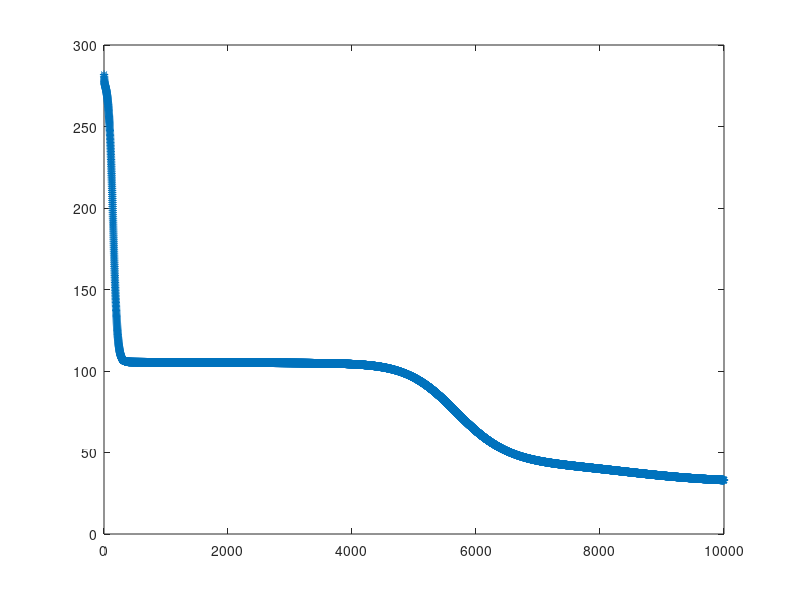
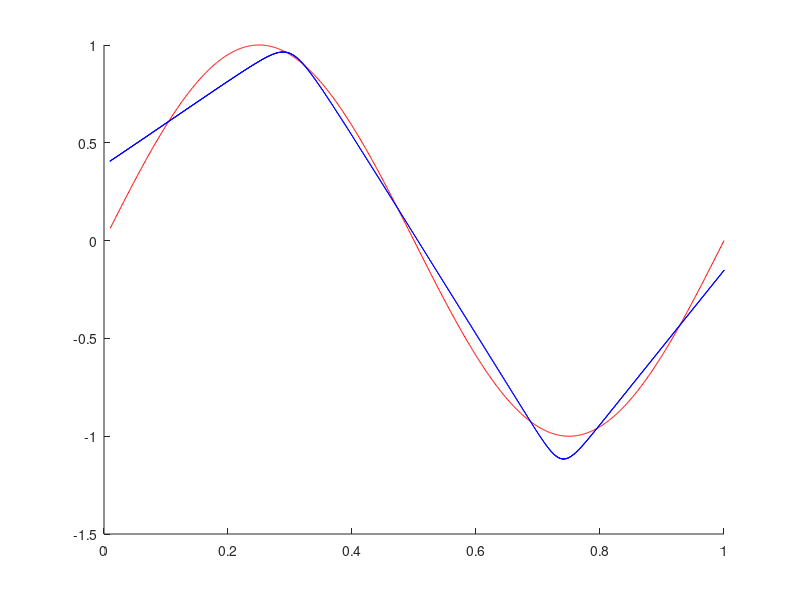

These figures' MATLAB source, in order:
%%% Optimization for (shallow) neural networks:
%%% Regression

%%% generate some data for a regression problem (noisy sine) and visualize  

x = (0.01:0.001:1)';
d = size(x,2);
n = numel(x);
xi = 0.25 * randn(n, 1);
y = sin(x*2*pi) + xi;

plot(x, y, '*')

%%% Setting up 

L = 10;%%% number of hidden layers
%lambda = 0;
lambda = 0.0001; %%% parameter weight decay

% activation function used at the output layer
sigma2 = @(x) x; % identity --- since we are in the regression setting
Dsigma2 = @(x) ones(numel(x), 1); % derivative is the identity map 

%%% The RELU function is not smooth, hence we used a smooth approximation
%%% so gradient descent can be applied. 
mu = 0.03;
sigma1 = @(x) (mu * log(exp(x / mu) + 1) - mu*log(2)); % smoothing of RELU function

% visual verification of the approximation
%grx = -3:0.01:3;
%plot(grx, sigma1(grx), '-', 'LineWidth', 4)

% derivative of sigma1
Dsigma1 = @(x) exp(x/mu)./(1 + exp(x/mu));

%%%%%%%%%%%%%%%%%%%%%%%%%%%%%%%%%%%%%%%%%%%%%%%%%%%%%%%%%%%%%%%%%%%%%%%%%%%
%%% Actual Optimization
%%%%%%%%%%%%%%%%%%%%%%%%%%%%%%%%%%%%%%%%%%%%%%%%%%%%%%%%%%%%%%%%%%%%%%%%%%%

maxiter = 10000;
fvals = zeros(maxiter, 1);

% initialization 
Xtilde = [ones(n, 1) x]; 
Wtilde = randn(d+1, L) * 0.1;
wtilde = randn(L+1,1) * 0.1;

Xtildet_bdiag = kron(eye(L), Xtilde');

% function for generating the first hidden layer 
z1 = @(Wtilde) Xtilde * Wtilde;

% function for generating the second hidden layer 
z2 = @(Htilde, wtilde) Htilde * wtilde;  

% loss
loss = @(yhat) sum(0.5*(yhat - y).^2);
Dloss = @(yhat) (yhat - y);

% function evaluation (forward propagation)
Z1cur = z1(Wtilde);
Htilde = [ones(n,1) sigma1(Z1cur)];
z2cur = z2(Htilde, wtilde);
yhat = sigma2(z2cur);
iter = 1;
fvals(iter) = mean(loss(yhat)) + ((lambda/2) * sum(wtilde(2:end).^2) + (lambda/2) * sum(sum(Wtilde(2:end,:).^2)));

% gradient descent step-size 
stepsize = 0.1;

while iter < maxiter

    % compute gradient (back propagation)
    dL = Dloss(yhat);
    dsigma2 = Dsigma2(z2cur);
    weights = (dL .* dsigma2);
    grad_wtilde = (Htilde' *  weights/ n) + lambda * [0; wtilde(2:(L+1))];
    
    grad_Wtilde_p1 = (repmat(weights, [1 L]) .* Dsigma1(Z1cur)) .* (repmat(wtilde(2:(L+1)), [1 n])');
    grad_Wtilde_p2 =  Xtildet_bdiag  * grad_Wtilde_p1(:);
    grad_Wtilde = reshape(grad_Wtilde_p2, [(d+1) L])/n + lambda * [zeros(1, L);Wtilde(2:end,:)];
    % gradient update 
    %stepsize = min(0.1, 1/iter);
    wtilde = wtilde - stepsize * grad_wtilde;
    Wtilde = Wtilde - stepsize * grad_Wtilde;
    % compute function value (forward propagation)
    Z1cur = z1(Wtilde);
    Htilde = [ones(n,1) sigma1(Z1cur)];
    z2cur = z2(Htilde, wtilde);
    yhat = sigma2(z2cur);
    iter = iter + 1;
    fvals(iter) = mean(loss(yhat)) + ((lambda/2) * sum(wtilde(2:end).^2) +  (lambda/2) * sum(sum(Wtilde(2:end,:).^2)));

  
end

plot(fvals, '-*')

%%% visualize function learned

figure 
hold on
plot(x, sin(x*2*pi), '-r')
plot(x, yhat, '*', 'MarkerSize', .5, 'Color', 'blue')

%%%%%%%%%%%%%%%%%%%%%%%%%%%%%%%%%%%%%%%%%%%%%%%%%%%%%%%%%%%%%%%%%%%%%%%%%%%
%%%%%%%%%%%%%%%%%%%%%%%%%%%%%%%%%%%%%%%%%%%%%%%%%%%%%%%%%%%%%%%%%%%%%%%%%%%



